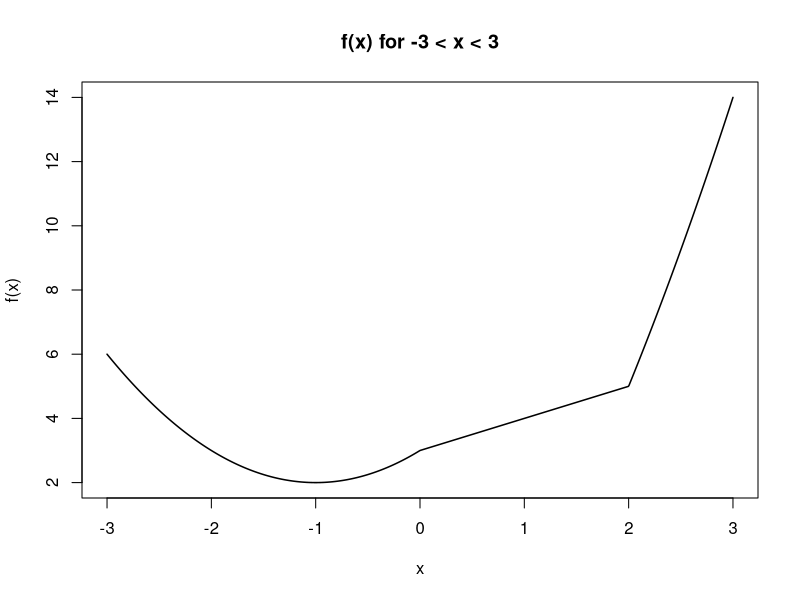
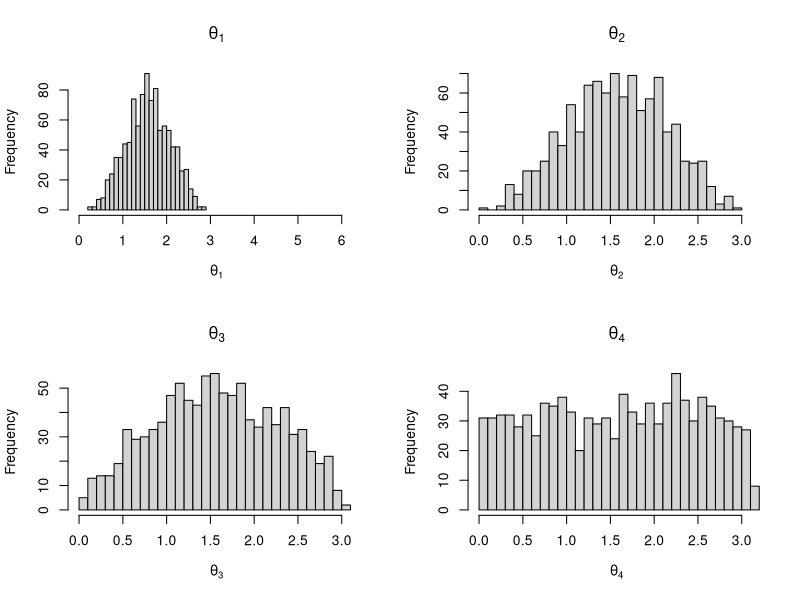

Here is the R script that generated these plots, in order:
## ---- chunk 1
# nkMatFor <- function(n, k) {
#   mat <- matrix(0, n, n)
#   
#   diag(mat) <- k
#   
#   for (i in 1:(n-1)) {
#     mat[i, i+1] <- 1
#     mat[i+1, i] <- 1
#   }
#   
#   return(mat)
# }
# 
# n6k5 <- nkMatFor(n = 6,
#               k = 5)
# n6k5
## ---- chunk 2
nkMat <- function(n, k) {
  mat <- matrix(0, n, n)
  
  diag(mat) <- k
  
  mat[row(mat) == col(mat) + 1] <- 1
  mat[row(mat) == col(mat) - 1] <- 1
  
  return(mat)
}

n6k5 <- nkMat(n = 6,
              k = 5)
n6k5
## ---- chunk 3
tmpFn <- function(xVec) {
  result <- numeric(length(xVec))
  
  result[xVec < 0] <- xVec[xVec < 0]^2 + 2 * xVec[xVec < 0] + 3
  result[xVec >= 0 & xVec < 2] <- xVec[xVec >= 0 & xVec < 2] + 3
  result[xVec >= 2] <- xVec[xVec >= 2]^2 + 4 * xVec[xVec >= 2] - 7
  
  result
}

## ---- chunk 4
xValues <- seq(from = -3, 
               to = 3, 
               length.out = 1000)

yValues <- tmpFn(xVec = xValues)

length(xValues) == length(yValues)

plot(x = xValues, y = yValues, 
     type = "l",
     col = "black", 
     lwd = 1.5,
     xlab = "x", 
     ylab = "f(x)", 
     main = "f(x) for -3 < x < 3")
## ---- chunk 5
gcd <- function(m, n) {
  m <- abs(m)
  n <- abs(n)
  
  while (n != 0) {
    remainder <- m %% n
    m <- n
    n <- remainder
  }
  
  m
}
## ---- chunk 6
# Testing examples 
gcd(m = 4*7, 
    n = 4*4*4*7)
gcd(m = 47, 
    n = 93)
## ---- chunk 7
order.matrix <- function(mat) {
  sorted.indices <- order(mat)
  result <- arrayInd(sorted.indices, dim(mat))
  colnames(result) <- c("row", "col")
  result
}
## ---- chunk 8
# order.matrix <- function(mat) {
#   sorted.indices <- order(mat)
#   
#   row.indices <- (sorted.indices - 1) %% nrow(mat) + 1
#   col.indices <- (sorted.indices - 1) %/% nrow(mat) + 1
#   
#   result <- cbind(row = row.indices, 
#                   col = col.indices)
#   result
# }
## ---- chunk 9
set.seed(42)  
testMat <- matrix(data = rchisq(4 * 3, df = 1), 
                      nrow = 4, 
                      ncol = 3)
dim(testMat)
testMat

testResults <- order.matrix(mat = testMat)
testResults
dim(testResults)
## ---- chunk 10
# Here's an atan version that isn't right
# This is not a good one, uff
# polaroid <- function(x) {
#   R <- sqrt(sum(x^2))
#   
#   # if radius is length 0, then no angles
#   if (R == 0) return(c(R))
#   
#   # for an n length input, return length n, but n-1 are thetas
#   theta <- numeric(length(x) - 1)
#   
#   # atan for arctan 
#   theta[1] <- atan2(x[2], x[1])
#   if (theta[1] < 0) {
#     theta[1] <- theta[1] + 2 * pi 
#   }
#   
#   p <- length(x)
#   # only need to do function once if input is 2
#   # else need to start iterating 
#   if (p > 2) {
#     for (i in 2:(p - 1)) {
#       numerator <- sqrt(sum(x[i:p]^2))
#       denominator <- sqrt(sum(x[(i-1):p]^2))
#       theta[i] <- acos(numerator / denominator)
#     }
#   }
#   
#   dat <- c(R, theta)
#   dat 
# }
## ---- chunk 11
# Craig version, this is effectively a citation after much discussion 
# dog bless
polaroid = function(x) {
  n <- length(x)
  polar <- rep(NA, n)
  polar[1] <- sqrt(sum(x^2))

  for (i in n:2) {
    polar[i] = atan2(sqrt(sum(x[n:i]^2)), x[i-1])
  }

  polar
}
## ---- chunk 12
x <- c(1, 2, 3)
polarRep <- polaroid(x)
polarRep
## ---- chunk 13
normalize <- function(x) {
  rowNorm <- sqrt(rowSums(x^2))
  normMat <- x / rowNorm
  
  normMat[is.nan(normMat)] <- 0
  normMat
}

# here's one using sweep 
# normalize <- function(x) {
#   rowNorm <- sqrt(rowSums(x^2))
#   normMat <- sweep(x, 1, row_norms, FUN = "/")
#   normMat[is.nan(normMat)] <- 0
#   normMat
# }
## ---- chunk 14
set.seed(42)  
testMat <- matrix(data = rnorm(12), 
                  nrow = 4, 
                  ncol = 3)
testMat
rowSums(testMat^2)

normMatEx <- normalize(x = testMat)
normMatEx
rowSums(normMatEx^2)
## ---- chunk 15
set.seed(42)  

y <- matrix(data = rnorm(1000 * 5), 
            nrow = 1000, 
            ncol = 5)

z <- apply(X = y, 
           MARGIN = 2,
           FUN = function(col) {
             normalize(x = matrix(col, ncol = 1))
             }
           )

ksTests <- apply(X = z, 
                  MARGIN = 2, 
                  FUN = function(col) {
                    ks.test(col, "punif", min = -1, max = 1)
                    }
                  )

ksTests
## ---- chunk 16
polarRep <- t(apply(X = y,
                    MARGIN = 1,
                    FUN = polaroid))

rVal <- polarRep[, 1]
thetaVal <- polarRep[, -1]
# thetaVal <- if (ncol(polarRep) > 1) polarRep[, -1] else NA
## ---- chunk 17
rSq <- rVal^2
csTest <- ks.test(rSq, "pchisq", df = 5)
csTest
## ---- chunk 18
par(mfrow = c(2, 2))

hist(thetaVal[, 1], 
     breaks = 30, 
     main = expression(theta[1]), 
     xlab = expression(theta[1]), 
     xlim = c(0, 2 * pi))

hist(thetaVal[, 2], 
     breaks = 30, 
     main = expression(theta[2]), 
     xlab = expression(theta[2]), 
     xlim = c(0, pi))

hist(thetaVal[, 3], 
     breaks = 30, 
     main = expression(theta[3]), 
     xlab = expression(theta[3]), 
     xlim = c(0, pi))

hist(thetaVal[, 4], 
     breaks = 30, 
     main = expression(theta[4]), 
     xlab = expression(theta[4]), 
     xlim = c(0, pi))

## ---- chunk 19
theta1Test <- ks.test(x = thetaVal[, 1] / (2 * pi), 
                      y = "punif", 
                      min = 0, 
                      max = 1)
theta2Test <- ks.test(x = thetaVal[, 2] / pi, 
                      y = "punif", 
                      min = 0, 
                      max = 1)
theta3Test <- ks.test(x = thetaVal[, 3] / pi, 
                      y = "punif", 
                      min = 0, 
                      max = 1)
theta4Test <- ks.test(x = thetaVal[, 4] / pi, 
                      y = "punif", 
                      min = 0, 
                      max = 1)

list(theta1 = theta1Test, 
     theta2 = theta2Test,
     theta3 = theta3Test, 
     theta4 = theta4Test)
